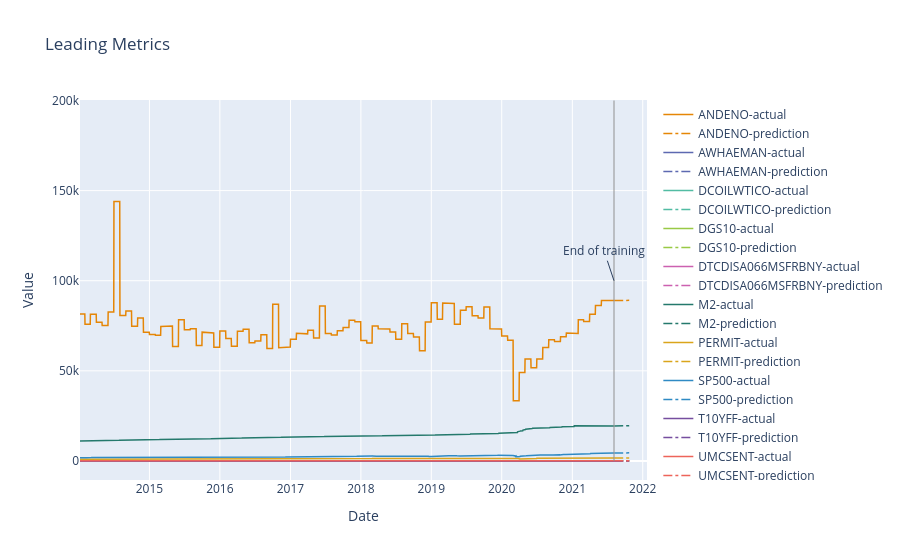

Notebook cell for this chart:
### Code cell
# visualize leading metrics


# colors
palette = cycle(px.colors.qualitative.Vivid)

max_y = final_df[leading_metric_list].max().max()
n_digit = 10 ** (len(str(int(max_y)))-1)
data = []
for leading_metric in leading_metric_list:
    trace_color = next(palette)
    trace_actual = go.Scatter(x=final_actual.index, y=final_actual[leading_metric],
                    mode='lines',
                    name=f'{leading_metric}-actual',
                             line=go.Line(color=trace_color,
                                         width=1.5,))
    trace_pred = go.Scatter(x=final_pred.index, y=final_pred[leading_metric],
                    mode='lines',
                    name=f'{leading_metric}-prediction',
                           line=go.Line(color=trace_color,
                                       width=1.5,
                                       dash='dashdot'))
    data.append(trace_actual)
    data.append(trace_pred)

layout = go.Layout(title='Leading Metrics',
                  xaxis=dict(title='Date'),
                  yaxis=dict(title='Value'))
layout.update(dict(shapes=[
    {
        'type':'line',
        'x0':train_end_date,
        'y0':0,
        'x1':train_end_date,
        'y1':np.ceil(max_y/n_digit)*n_digit,
        'line':{
            'color':'#909090',
            'width':1
        }
        
    }
]))
layout.update(dict(annotations=[
    go.Annotation(text='End of training',
                 x=train_end_date,
                 y=np.floor(max_y/n_digit)*n_digit
                  )
]))
fig = go.Figure(data = data,layout=layout)

fig.show()
